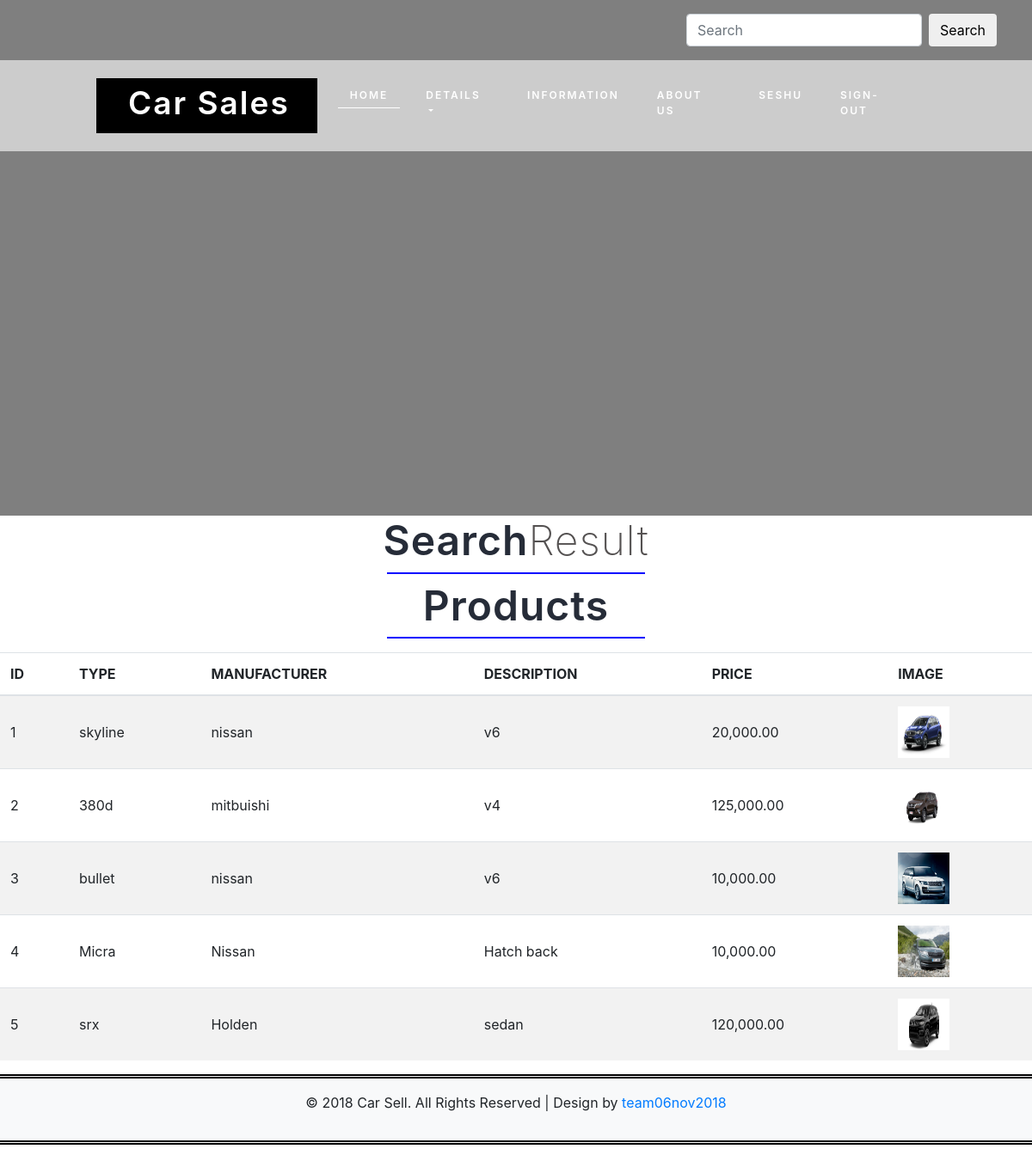
The app's page /search.php (signed in) with its own data.
### tables this page shows
CREATE TABLE `products` (
  `id` int(11) NOT NULL,
  `type` varchar(20) NOT NULL,
  `manufacturer` varchar(20) NOT NULL,
  `description` varchar(50) DEFAULT NULL,
  `price` int(11) NOT NULL,
  `image` varchar(50) NOT NULL
);

### search.php (the view, shortened to what this page needs)
<!DOCTYPE html>
<html>
<head>
</head>
<?php include('header.php'); ?>
<body onLoad="run_first()">
<div class="feedback">
	  <h3 class="w3l_header">Search<span>Result</span></h3>
	<?php
        $conn  = db_connect();
        $key = '';
		$sql = "SELECT * FROM products";
        $sql = $sql . " WHERE (type like '%$key%') or (manufacturer like '%$key%') or (description like '%$key%');";
		$result = $conn -> query($sql);
		print "<h1 class=\"w3l_header\">Products</h1>\n";
		print "<div class=\"table-responsive mt-3\">\n";
		print "<table class=\"table table-striped\">\n";
            print "<thead>\n";
				print "<tr>\n";
					while ($field = $result -> fetch_field())
					{
  						print "<th>" . strtoupper($field->name) . "</th>\n";
					}
      			print "</tr>\n";
    		print "</thead>\n";
    		print "<tbody>\n";
                while ($row = $result -> fetch_assoc()){
                    $id = $row["id"];
                    $type = $row["type"];
                    $manufacturer = $row["manufacturer"];
                    $description = $row["description"];
                    $price = number_format($row["price"],2);
                    $image = $row["image"];
      			    print "<tr>\n";
                    print "<td class=\"align-middle\">$id</td>\n";
                    if($type)
                        print "<td class=\"align-middle\">$type</td>\n";
                    else
                        print "<td class=\"align-middle\">&nbsp;</td>\n";;
                    if($manufacturer)
                        print "<td class=\"align-middle\">$manufacturer</td>\n";
                    else
                        print "<td class=\"align-middle\">&nbsp;</td>\n";
                    if($description)
                        print "<td class=\"align-middle\">$description</td>\n";
                    else
                        print "<td class=\"align-middle\">&nbsp;</td>\n";
                    if($price)
                        print "<td class=\"align-middle\">$price</td>\n";
                    else
                        print "<td class=\"align-middle\">&nbsp;</td>\n";
                    if (@file_exists($image))
                    {
                        print "<td class=\"align-middle\"><img src = $image width=60 height=60></td>\n";
                    }
                    else
                    {
                        print "<td class=\"align-middle\">&nbsp;</td>\n";;
                    }
      			    print "</tr>\n";
                }
    		print "</tbody>\n";
        print "</table>\n";
        print "</div>\n";
	?>
</div>
</body>
</html>
<?php include('footer.php'); ?>

### css/style.css (style rules this page uses)
* { margin: 0; padding: 0; }

### search.php (style rules this page uses)
.w3l_header { font-size: 3em; color: #262c38; letter-spacing: 1px; position: relative; font-weight: 600; text-align: center; }
.w3l_header span { color: #545151; font-weight: 200; }
.w3l_header:after { border-top: 2px solid blue; display: block; width: 300px; content: ""; margin: 8px auto 0; }

### records on screen
products: id "1", type "skyline", manufacturer "nissan", description "v6", price "20,000.00", image (picture)
products: id "2", type "380d", manufacturer "mitbuishi", description "v4", price "125,000.00", image (picture)
products: id "3", type "bullet", manufacturer "nissan", description "v6", price "10,000.00", image (picture)
products: id "4", type "Micra", manufacturer "Nissan", description "Hatch back", price "10,000.00", image (picture)
products: id "5", type "srx", manufacturer "Holden", description "sedan", price "120,000.00", image (picture)

### other values on screen
$_SESSION['name'] "SESHU"
$field->name "ID"
$field->name "TYPE"
$field->name "MANUFACTURER"
$field->name "DESCRIPTION"
$field->name "PRICE"
$field->name "IMAGE"
